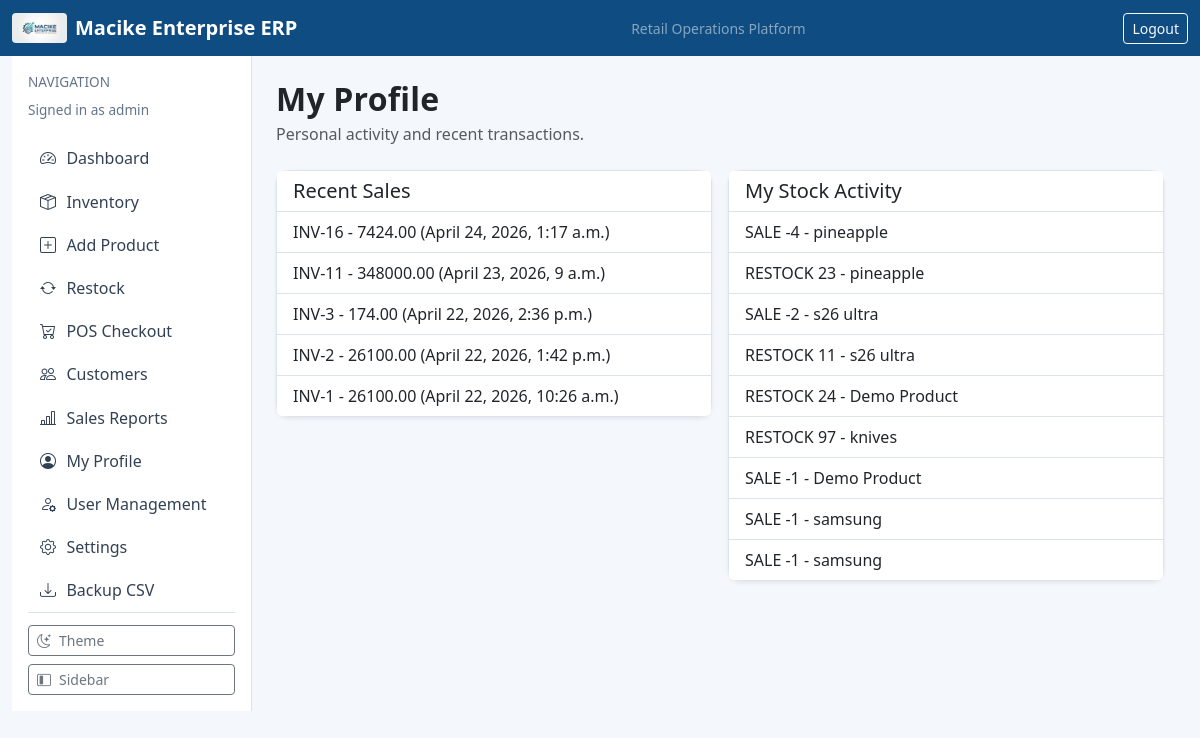
/profile/ (signed in), run on an earlier commit of the app's database.
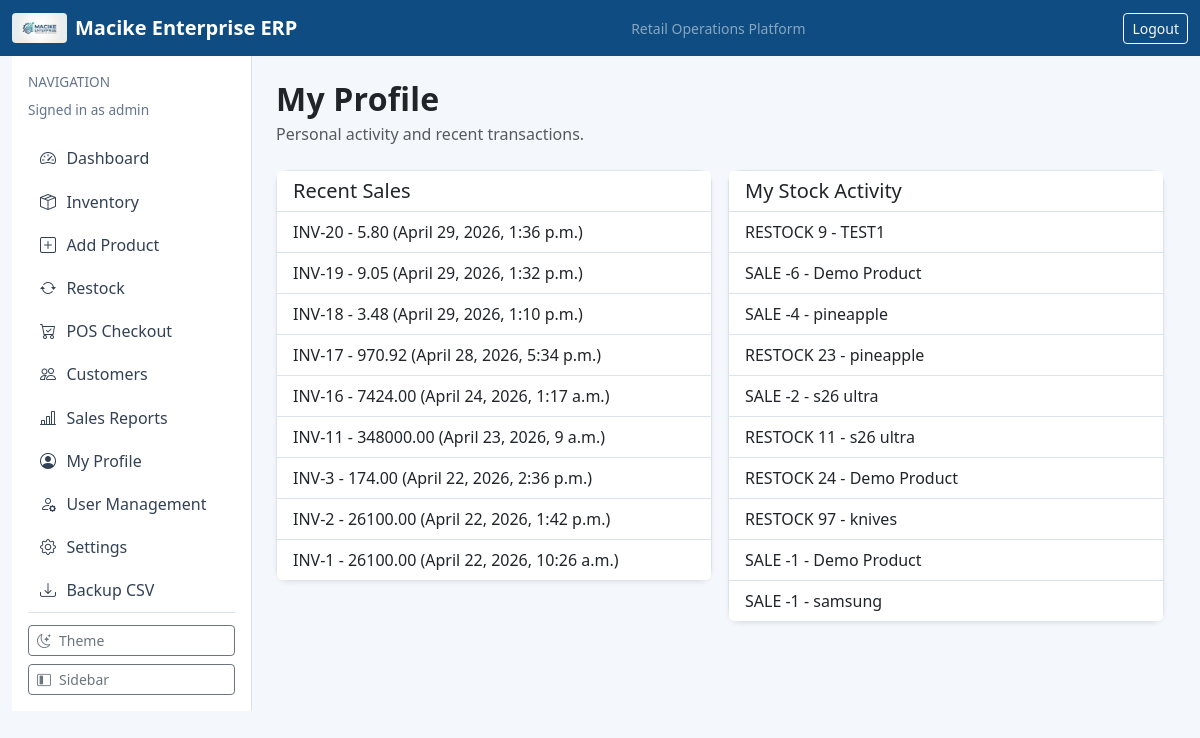
And on a later commit of the database.
### sales/models.py (models this page shows, shortened)
class SalesInvoice(models.Model):
    class Status(models.TextChoices):
        PENDING_PAYMENT = "PENDING_PAYMENT", "Pending Payment"
        PAID = "PAID", "Paid"
        FAILED = "FAILED", "Failed"
    class PaymentMethod(models.TextChoices):
        CASH = "CASH", "Cash"
        MPESA = "MPESA", "M-Pesa"
        CARD = "CARD", "Card"
    cashier = models.ForeignKey(settings.AUTH_USER_MODEL, on_delete=models.PROTECT, related_name="invoices")
    customer = models.ForeignKey(Customer, on_delete=models.SET_NULL, null=True, blank=True, related_name="invoices")
    customer_name = models.CharField(max_length=100, default="")
    discount_amount = models.DecimalField(
        max_digits=12,
        decimal_places=2,
        default=0,
        help_text="Absolute discount applied before VAT (from line subtotal).",
    )
    discount_percent = models.DecimalField(
        max_digits=7,
        decimal_places=2,
        null=True,
        blank=True,
        help_text="Percent snapshot at checkout (for display/audit).",
    )
    total_amount = models.DecimalField(max_digits=12, decimal_places=2, default=0)
    tax_amount = models.DecimalField(max_digits=12, decimal_places=2, default=0)
    payment_method = models.CharField(max_length=20, choices=PaymentMethod.choices, default=PaymentMethod.CASH)
    status = models.CharField(max_length=20, choices=Status.choices, default=Status.PAID)
    due_date = models.DateField(default=timezone.localdate)
    timestamp = models.DateTimeField(auto_now_add=True)
    class Meta:
        ordering = ["-timestamp"]

### inventory/models.py (models this page shows, shortened)
class StockAuditLog(models.Model):
    class ActionType(models.TextChoices):
        RESTOCK = "RESTOCK", "Restock"
        SALE = "SALE", "Sale"
        RETURN = "RETURN", "Return"
        DAMAGE = "DAMAGE", "Damage"
    product = models.ForeignKey(Product, on_delete=models.PROTECT, related_name="audit_logs")
    user = models.ForeignKey(settings.AUTH_USER_MODEL, on_delete=models.PROTECT, related_name="stock_actions")
    action_type = models.CharField(max_length=10, choices=ActionType.choices)
    quantity_changed = models.IntegerField()
    remarks = models.TextField(blank=True)
    timestamp = models.DateTimeField(auto_now_add=True)
    class Meta:
        ordering = ["-timestamp"]

class Product(models.Model):
    category = models.ForeignKey(ProductCategory, on_delete=models.PROTECT, related_name="products")
    supplier = models.ForeignKey(Supplier, on_delete=models.SET_NULL, blank=True, null=True, related_name="products")
    name = models.CharField(max_length=200)
    sku = models.CharField(max_length=50, unique=True)
    cost_price = models.DecimalField(max_digits=10, decimal_places=2, validators=[MinValueValidator(0)])
    selling_price = models.DecimalField(max_digits=10, decimal_places=2, validators=[MinValueValidator(0)])
    quantity = models.PositiveIntegerField(default=0)
    reorder_level = models.PositiveIntegerField(default=10)

### accounts/views.py (the view)
# urls.py: path("profile/", profile_view, name="profile"),
@login_required
def profile_view(request):
    recent_invoices = SalesInvoice.objects.filter(cashier=request.user)[:10]
    recent_activity = StockAuditLog.objects.filter(user=request.user)[:10]
    return render(
        request,
        "accounts/profile.html",
        {"recent_invoices": recent_invoices, "recent_activity": recent_activity},
    )

### dashboard/context_processors.py (called while the page is built)
def app_settings(request):
    return {"app_settings": AppSettings.get_solo()}

### dashboard/models.py (called while the page is built)
    @classmethod
    def get_solo(cls):
        obj, _ = cls.objects.get_or_create(pk=1)
        return obj

### templates/accounts/profile.html
{% extends "base.html" %}
{% block content %}
<div class="d-flex justify-content-between align-items-center mb-4">
    <div>
        <h2 class="section-title mb-1">My Profile</h2>
        <p class="text-muted mb-0">Personal activity and recent transactions.</p>
    </div>
</div>
<div class="row g-3">
    <div class="col-md-6">
        <div class="card shadow-sm">
            <div class="card-header"><h5 class="mb-0">Recent Sales</h5></div>
            <ul class="list-group list-group-flush">
                {% for inv in recent_invoices %}
                    <li class="list-group-item">INV-{{ inv.id }} - {{ inv.total_amount }} ({{ inv.timestamp }})</li>
                {% empty %}
                    <li class="list-group-item">No sales yet.</li>
                {% endfor %}
            </ul>
        </div>
    </div>
    <div class="col-md-6">
        <div class="card shadow-sm">
            <div class="card-header"><h5 class="mb-0">My Stock Activity</h5></div>
            <ul class="list-group list-group-flush">
                {% for log in recent_activity %}
                    <li class="list-group-item">{{ log.action_type }} {{ log.quantity_changed }} - {{ log.product.name }}</li>
                {% empty %}
                    <li class="list-group-item">No stock actions yet.</li>
                {% endfor %}
            </ul>
        </div>
    </div>
</div>
{% endblock %}

What changed in the data, as far as the page shows it:
no longer on this page (row unchanged): StockAuditLog: action_type "SALE", quantity_changed "-1", product.name "samsung"
added SalesInvoice: id "20", total_amount "5.80", timestamp "April 29, 2026, 1:36 p.m."
added SalesInvoice: id "19", total_amount "9.05", timestamp "April 29, 2026, 1:32 p.m."
added SalesInvoice: id "18", total_amount "3.48", timestamp "April 29, 2026, 1:10 p.m."
added SalesInvoice: id "17", total_amount "970.92", timestamp "April 28, 2026, 5:34 p.m."
added StockAuditLog: action_type "RESTOCK", quantity_changed "9", product.name "TEST1"
added StockAuditLog: action_type "SALE", quantity_changed "-6", product.name "Demo Product"
